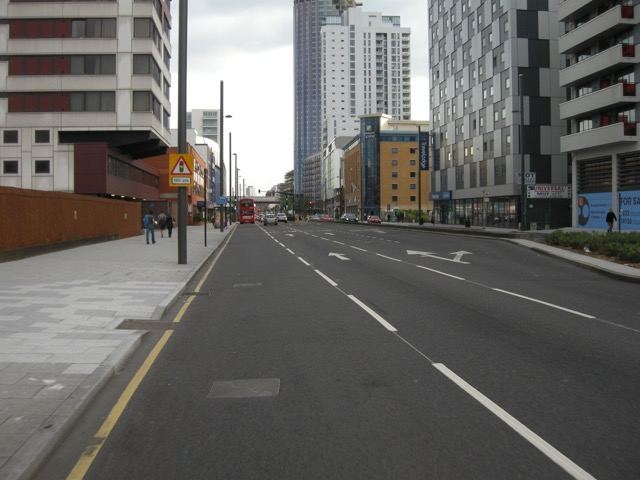
//> input picture Lane_detect/test_images/flat.jpg, 640 x 480 px, given in place of the camera
$ ./color-threshhold   (built with g++ and OpenCV 4)
//> lines starting //> are read from the running program, lines starting //| are printed output that depends on the picture; after the words box and inside, x2 and y2 are one past the last pixel; in counts of white or black regions, pixels touching at a corner belong together
#include <iostream>
#include "opencv2/core/core.hpp"
#include "opencv2/flann/miniflann.hpp"
#include "opencv2/imgproc/imgproc.hpp"
#include "opencv2/photo/photo.hpp"
#include "opencv2/video/video.hpp"
#include "opencv2/features2d/features2d.hpp"
#include "opencv2/objdetect/objdetect.hpp"
#include "opencv2/calib3d/calib3d.hpp"
#include "opencv2/ml/ml.hpp"
#include "opencv2/highgui/highgui.hpp"
//#include <opencv2/contrib/contrib.hpp>
#include "opencv2/core/core_c.h"
#include "opencv2/highgui/highgui_c.h"
#include "opencv2/imgproc/imgproc_c.h"

using namespace cv;
using namespace std;

#define BRIGHTNESS_FACTOR 75


int main(int argc, char** argv) {
	// Video Processing

	//VideoCapture cap("path/to/the/video.avi"); // open the video file for reading

	VideoCapture cap(0); // open the video camera no.0

	if(!cap.isOpened()) {
		cout << "Cannot open the camera" << endl;
		return -1;
	}

	// cap.set(CV_CAP_PROP_POS_MSEC, 300); // start the video at 300ms

	/*
	// change the property of the VideoCapture object
	bool VideoCapture::set(int propId, double value)

	int propID:
	CV_CAP_PROP_POS_MSEC - current position of the video in milliseconds
	CV_CAP_PROP_POS_FRAMES - current position of the video in frames
	CV_CAP_PROP_FRAME_WIDTH - width of the frame of the video stream
	CV_CAP_PROP_FRAME_HEIGHT - height of the frame of the video stream
	CV_CAP_PROP_FPS - frame rate (frames per second)
	CV_CAP_PROP_FOURCC - four character code  of codec

	double value - This is the new value you are going to assign to the property, specified by the propID

	// get the property of the VideoCapture object
	doubleVideoCapture::get(int propId)
	*/

	double fps =cap.get(CV_CAP_PROP_FPS); // get the frames per seconds of the video
	cout << "Frame per seconds: " << fps << endl;

	double dWidth = cap.get(CV_CAP_PROP_FRAME_WIDTH); // get the frame width
	double dHeight = cap.get(CV_CAP_PROP_FRAME_HEIGHT); // get the frame height
	cout << "Frame Size = " << dWidth << " x " << dHeight << endl;

	Size frameSize(static_cast<int>(dWidth), static_cast<int>(dHeight)); // define the size of the output Window

	// initialize the VideoWriter obejct
//	VideoWriter oVideoWriter("~/Desktop/myVideo.mp4", CV_FOURCC('M', 'P', '4', 'V'), 10, frameSize, true);

	/*
	VideoWriter::VideoWriter(const string& filename, int fourcc, double fps, Size frameSize, bool isColor=true)
	This is the constructor of the VideoWriter class. It initializes the object with following parameters
	const string& filename - Specify the name and the location of the output file. The video stream is written into this file
	int fourcc - specify the 4 character code for the codec which is used to compress the video. Your computer may not be supported some codecs. So, if you fail to save the video, please try other codecs. Here are some popular codecs.
	CV_FOURCC('D', 'I', 'V', '3') for DivX MPEG-4 codec
	CV_FOURCC('M', 'P', '4', '2') for MPEG-4 codec
	CV_FOURCC('D', 'I', 'V', 'X') for DivX codec
	CV_FOURCC('P','I','M','1') for MPEG-1 codec
	CV_FOURCC('I', '2', '6', '3') for ITU H.263 codec
	CV_FOURCC('M', 'P', 'E', 'G') for MPEG-1 codec
	Complete list of codec can be found here
	Here I have used CV_FOURCC('P', 'I', 'M', '1') as the four character code of codec to compress the video. If the output file cannot be opened, you can try different four character code of codecs.
	For Windows users, it is possible to use -1 instead of the above codecs in order to choose compression method and additional compression parameters from a dialog box. It is a best method for Microsoft Windows users.

	double fps - frames per seconds of the video stream. I have used 20. You can try different values. But the codec should support the fps value. So, use an appropriate value.
	Size frameSize - Size object which specify the width and the height of each frame of the video stream.
	bool isColor - If you want to save a color video, pass the value as true. Otherwise false. Remember codec should support whatever value, you pass. In the above example, you have to give true as the 5th argument. Otherwise it will not work.
	*/

//	if(!oVideoWriter.isOpened()) { // if not initialize the VideoWriter successfully, exit the program
//		cout << "ERROR: Failed to write to the video" << endl;
//		return -1;
//	}

	namedWindow("Control", CV_WINDOW_AUTOSIZE); // Create a window called "Control"

	// set the boundry of the threashold
	int iLowH = 60;
	int iHighH = 255;

	int iLowS = 60;
	int iHighS = 255;

	int iLowV = 60;
	int iHighV = 255;


	int iLastX = -1;
	int iLastY = -1;

	namedWindow("MyVideo", CV_WINDOW_AUTOSIZE); //create a window called "MyVideo"
	// namedWindow("Brightness Video", CV_WINDOW_AUTOSIZE);

	Mat imgTmp;
	cap.read(imgTmp);
//> imgTmp is the input picture: 480 rows x 640 cols, CV_8UC3; mean B, G, R 99.7, 102.5, 103.7

	Mat imgLines = Mat::zeros(imgTmp.size(), CV_8UC3);

	while(1) {
		Mat frame;
		bool bSuccess = cap.read(frame); // read a new frame from video

		if(!bSuccess) { // if not success, break loop
			cout << "Cannot read the frame from video file" << endl;
			break;
		}

		// Image Processing

		// change the brightness of the video
		// Mat bright_frame = frame + Scalar(BRIGHTNESS_FACTOR, BRIGHTNESS_FACTOR, BRIGHTNESS_FACTOR);

		// Object detection
		Mat imgHSV;

		cvtColor(frame, imgHSV, COLOR_BGR2HSV); // Convert the captered frame from BGR to HSV
//> imgHSV: 480 rows x 640 cols, CV_8UC3; mean H, S, V 36.9, 21.8, 105.7

		Mat imgThresholded;

		inRange(imgHSV, Scalar(iLowH, iLowS, iLowV), Scalar(iHighH, iHighS, iHighV), imgThresholded); // Threshold the image
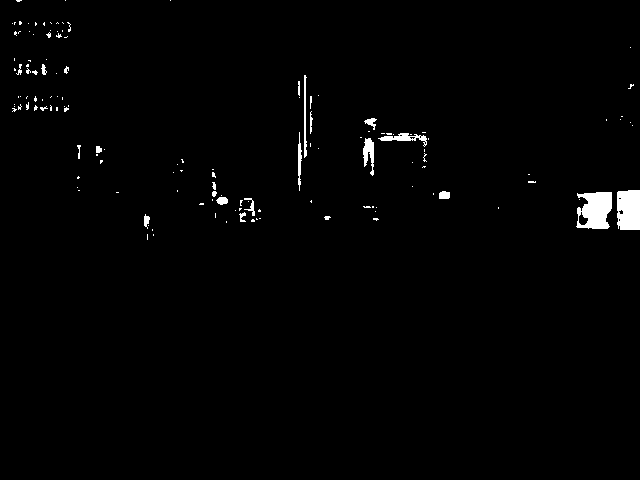
//> imgThresholded: 480 rows x 640 cols, CV_8UC1; 1.3% white; 140 white regions (117 under 20 px), largest, box (x1, y1, x2, y2) and area: (576, 192, 612, 229) 1012, (617, 190, 640, 230) 877, (363, 138, 374, 176) 248

		// morphological opening (removes small objects from the foreground)
		erode(imgThresholded, imgThresholded, getStructuringElement(MORPH_ELLIPSE, Size(5,5)));
		dilate(imgThresholded, imgThresholded, getStructuringElement(MORPH_ELLIPSE, Size(5,5)));

		// morphological closing (removes small holes from the foreground)
		dilate(imgThresholded, imgThresholded, getStructuringElement(MORPH_ELLIPSE, Size(5,5)));
		erode(imgThresholded, imgThresholded, getStructuringElement(MORPH_ELLIPSE, Size(5,5)));
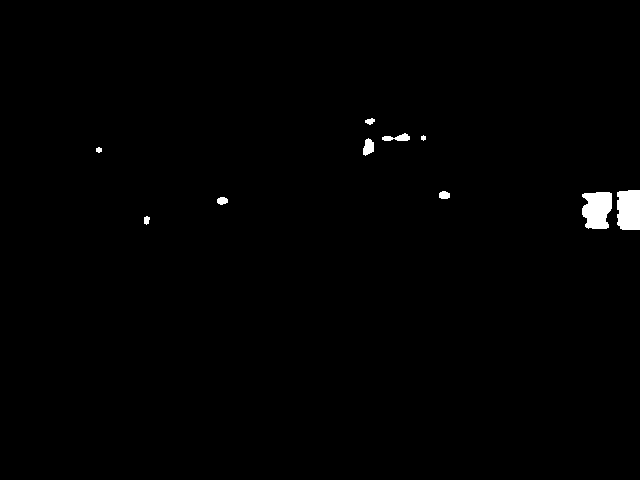
//> imgThresholded: 480 rows x 640 cols, CV_8UC1; 0.76% white; 10 white regions, largest, box (x1, y1, x2, y2) and area: (582, 192, 612, 229) 917, (617, 190, 640, 230) 874, (363, 138, 374, 156) 142

		// Calculate the moments of the thresholded image
		Moments oMoments = moments(imgThresholded);
//> oMoments = moments, m00 598740, centre m10/m00, m01/m00 = (547.6, 197.7)

		double dM01 = oMoments.m01;
//> dM01 = 118397775
		double dM10 = oMoments.m10;
//> dM10 = 327840495
		double dArea = oMoments.m00;
//> dArea = 598740


		//Mat imgLines;
		// if the area <= 10000, I consider that the there are
		// no object in the image and it's because of the noise,
		// the area is not zero
		if(dArea > 10000) {
			// calculate the position of the ball
			int posX = dM10 / dArea;
//> posX = 547
			int posY = dM01 / dArea;
//> posY = 197

			if(iLastX >= 0 && iLastY >= 0 && posX >= 0 && posY >= 0) {
				// Draw a red line from the previous point to the current point
				line(imgLines, Point(posX, posY), Point(iLastX, iLastY), Scalar(0, 0, 255), 2);
			}

		}

		imshow("Thresholded Image", imgThresholded);

		frame = frame + imgLines;
		imshow("MyVideo", frame); // show the frame in "MyVideo" window
		//imshow("Brightness Video", bright_frame);

		//oVideoWriter.write(frame); // write the frame into the file
		if(waitKey(30) == 27) { // wait for "esc" key press for 30 ms.
//> the Esc key is pressed
			cout << "esc key is pressed by user" << endl;
			break;
		}
	}

	return 0;
}

$ run again, on Lane_detect/test_images/turn.jpg
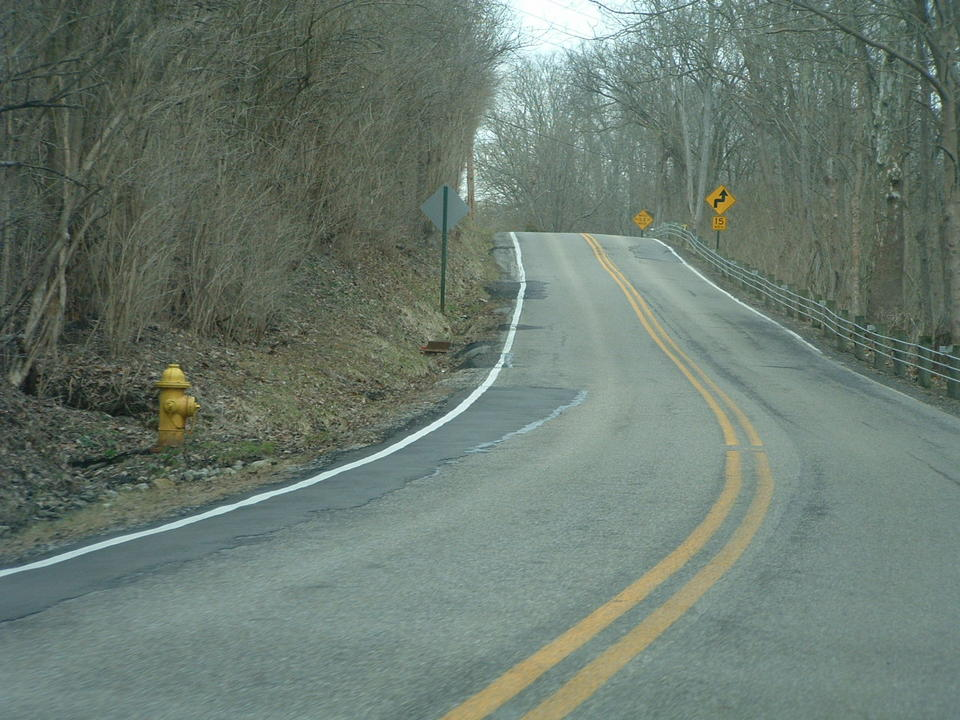
//> input picture Lane_detect/test_images/turn.jpg, 960 x 720 px, given in place of the camera
//> imgTmp is the input picture: 720 rows x 960 cols, CV_8UC3; mean B, G, R 111.6, 121.8, 107.2
//> imgHSV: 720 rows x 960 cols, CV_8UC3; mean H, S, V 67.1, 40.2, 122.3
//> `inRange(imgHSV, Scalar(iLowH, iLowS, iLowV), Scalar(iHighH, iHighS, iH..`:
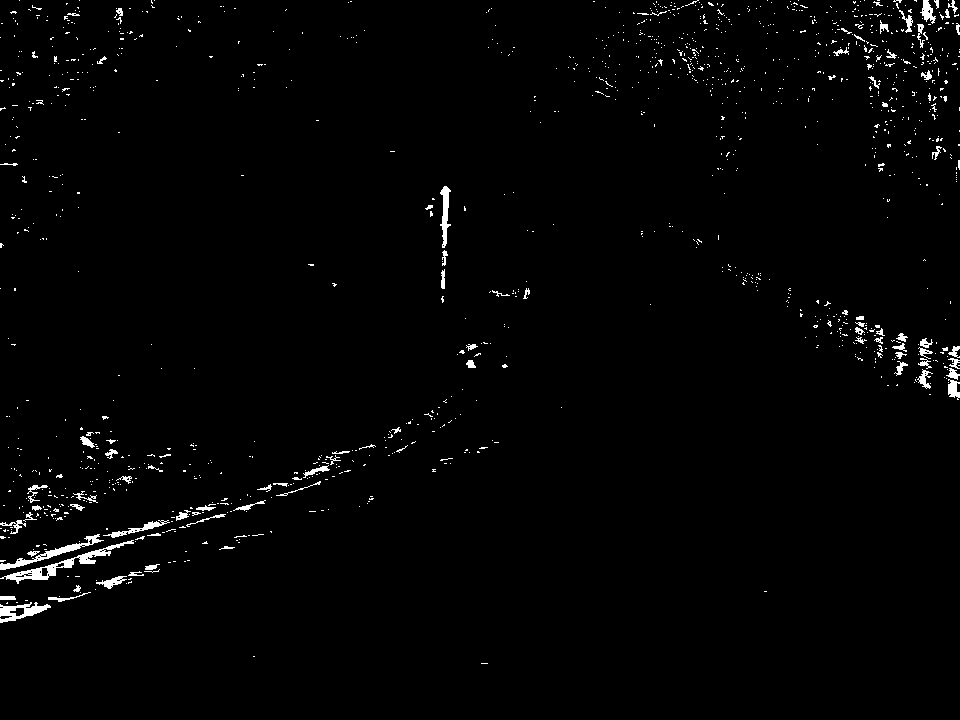
//> imgThresholded: 720 rows x 960 cols, CV_8UC1; 1.5% white; 1291 white regions (1200 under 20 px), largest, box (x1, y1, x2, y2) and area: (0, 540, 134, 584) 886, (0, 534, 104, 570) 588, (0, 602, 51, 623) 482
//> `erode(imgThresholded, imgThresholded, getStructuringElement(MORPH_ELLI..`:
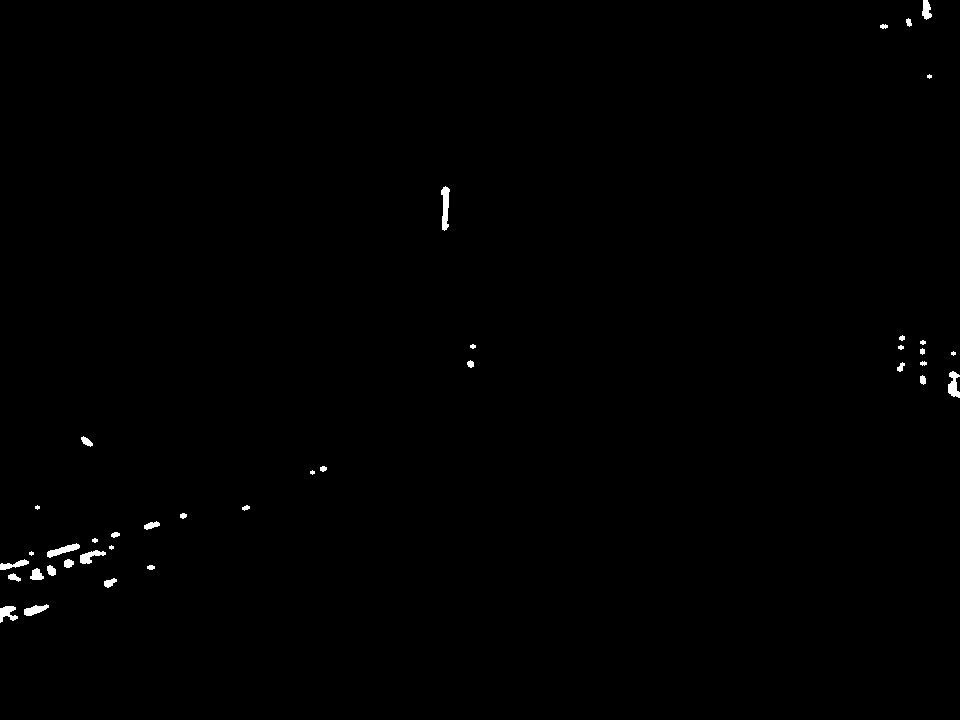
//> imgThresholded: 720 rows x 960 cols, CV_8UC1; 0.39% white; 38 white regions (6 under 20 px), largest, box (x1, y1, x2, y2) and area: (441, 186, 450, 231) 263, (47, 543, 80, 558) 208, (948, 371, 960, 398) 205
//> oMoments = moments, m00 684675, centre m10/m00, m01/m00 = (328, 445.2)
//> dM01 = 304823940
//> dM10 = 224545350
//> dArea = 684675
//> posX = 327
//> posY = 445
